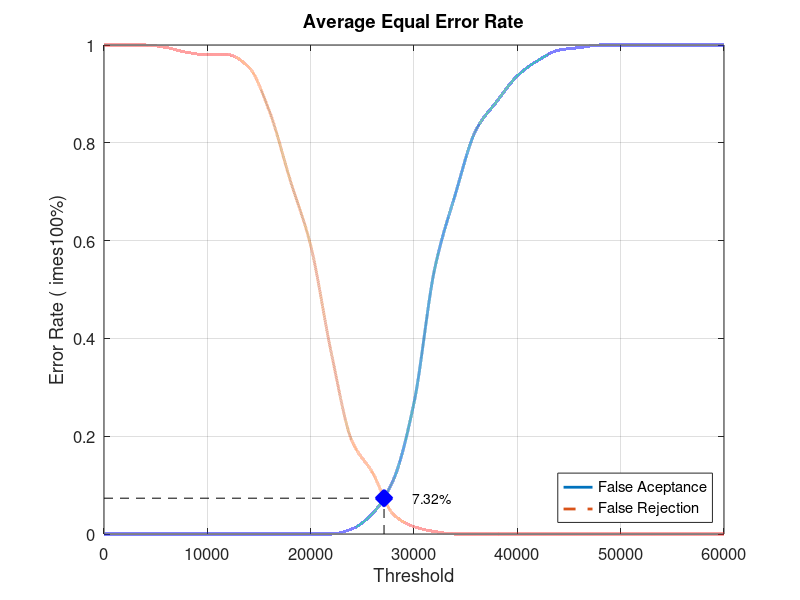
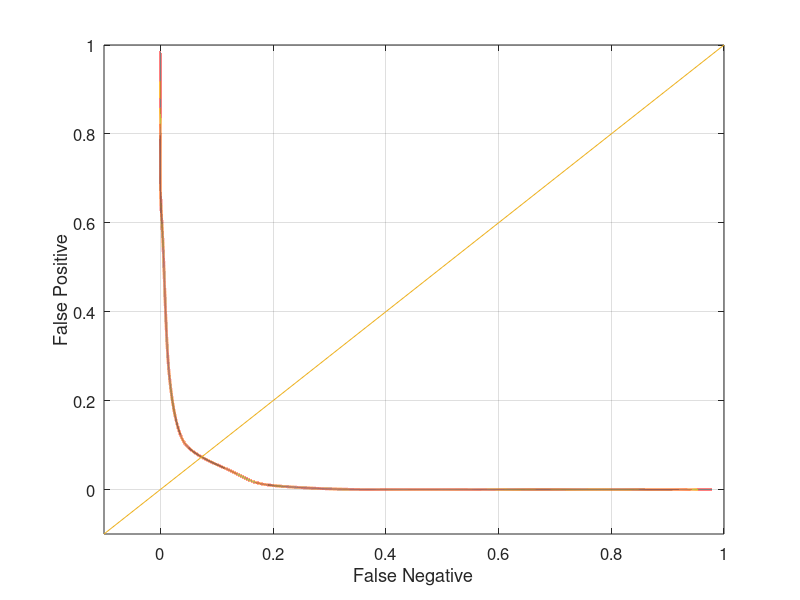

Source code (MATLAB) for these figures, in order:
close all;
clear;
clc;
x = 0:2000:60000;
xq = 0:0.5:60000;

y0 = [0 0 0 0 0 0 0 0 0 0 0 0 0.0105263 0.0421053 0.110526 0.268421 0.542105 0.694737 0.826316 0.884211 0.936842 0.968421 0.989474 0.994737 1 1 1 1 1 1 1]
yy0 = interp1(x, y0, xq, 'pchip');
y1 = [1 1 1 0.995 0.985 0.98 0.98 0.955 0.865 0.725 0.59 0.37 0.19 0.125 0.04 0.015 0.005 0 0 0 0 0 0 0 0 0 0 0 0 0 0]
yy1 = interp1(x, y1, xq, 'pchip');

% Calculating EER: 
y2 = abs(y0 - y1);
find(y2 == min(y2))
yy2 = abs(yy0 - yy1);
xEER = find(yy2 == min(yy2));
xEERIndex = xq(xEER) % X-axis EER
yEER = yy0(xEER) % Y-axis EER

main = figure
plot(xq, yy0,'-','LineWidth', 2);	hold on
plot(xq, yy1,'--','LineWidth', 2);	hold on
plot([xEERIndex xEERIndex], [0 yEER], 'k--');	hold on
plot([0 xEERIndex], [yEER yEER], 'k--');	hold on
plot(xEERIndex, yEER, 'bx', 'LineWidth', 10);	hold on
text(xEERIndex + 10 * xEERIndex / 100, yEER, [num2str(round((10000 * yEER)) / 100) '%'])
legend('False Aceptance', 'False Rejection', 'Location', 'SouthEast')
xlabel('Threshold')
ylabel('Error Rate (	imes100%)')
title('Average Equal Error Rate')
set(gca, 'FontSize', 12)
axis([0 60000 0 1])
grid on

print(main, 'Database5_2Main', '-dpng');
FNRxFPR = figure('Color', [1 1 1]);
plot(yy1, yy0, '-', yy1, yy0, 'LineWidth', 2);
hold on
y = -0.1:0.1:1
plot(y, y); 
set(gca, 'FontSize', 12)
xlabel('False Negative')
ylabel('False Positive')
axis([-0.1 1 -0.1 1])
set(gca, 'FontSize', 12)
grid on

print(FNRxFPR, 'Database5_2FNRxFPR','-dpng');
